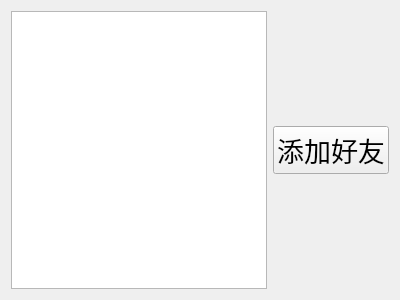
<?xml version="1.0" encoding="UTF-8"?>
<ui version="4.0">
 <class>Online</class>
 <widget class="QWidget" name="Online">
  <property name="geometry">
   <rect>
    <x>0</x>
    <y>0</y>
    <width>400</width>
    <height>300</height>
   </rect>
  </property>
  <property name="windowTitle">
   <string>Form</string>
  </property>
  <layout class="QVBoxLayout" name="verticalLayout">
   <item>
    <layout class="QHBoxLayout" name="horizontalLayout">
     <item>
      <widget class="QListWidget" name="onlineUsrName_lw"/>
     </item>
     <item>
      <widget class="QPushButton" name="addFriend_pb">
       <property name="font">
        <font>
         <family>Adobe 宋体 Std L</family>
         <pointsize>20</pointsize>
        </font>
       </property>
       <property name="text">
        <string>添加好友</string>
       </property>
      </widget>
     </item>
    </layout>
   </item>
  </layout>
 </widget>
 <resources/>
 <connections/>
</ui>
